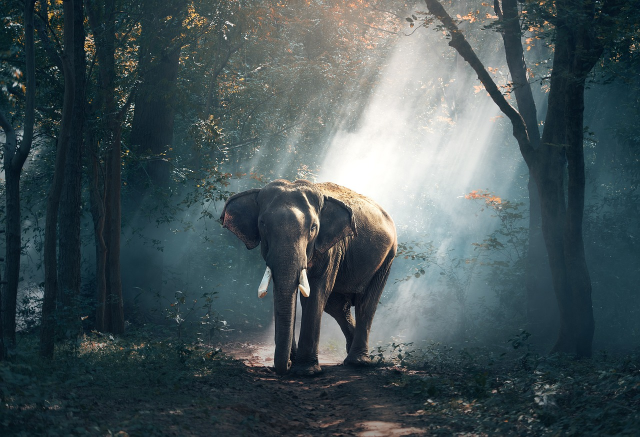
#> input picture pic2.jpg, 1280 x 873 px (shown at 1/2 size)
$ jupyter execute day9jp.ipynb
#> lines starting #> are read from the running program, lines starting #| are printed output that depends on the picture; after the words box and inside, x2 and y2 are one past the last pixel; in counts of white or black regions, pixels touching at a corner belong together
[cell 1]
import cv2
import skimage as ski
import matplotlib.pyplot as plt

Image type conversion
> color image to grayscale

>to binary

geometric transformation
>cropping

>scaling

>rotation

image arthmetic /brightness, contrast adjustment
>addition

>subtraction

>multiplication

>division

>brightness and contrast adjustment

>Filteration -> Blurring/Sharpening

morpholory

    #Structuring Element
    # Dilation
    # Erosion
    # Closing
    # Opening
    # Removing Small Holes
    # Removing Small Objects
    # Region Properties

>

fearture detection
>   #Feature Detection -> Extraction
    # Feature Matching

[cell 2]
img1= plt.imread("pic2.jpg")
#> img1 is the input picture: shape (873, 1280, 3); mean R, G, B 70.4, 84.7, 88.3
plt.imshow(img1[:,:,::-1])
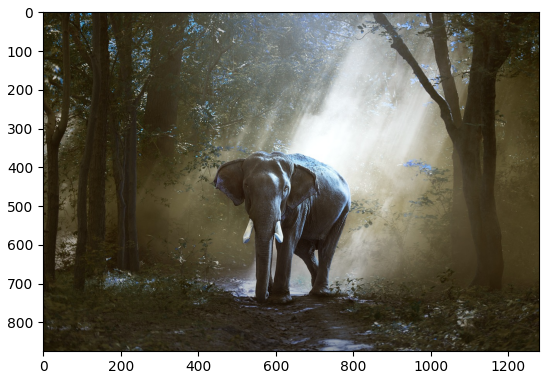
#> figure drawn by matplotlib, 1 panel; B, G, R data is drawn as R, G, B

[cell 3]
img_gray=cv2.cvtColor(img1,cv2.COLOR_BGR2GRAY)
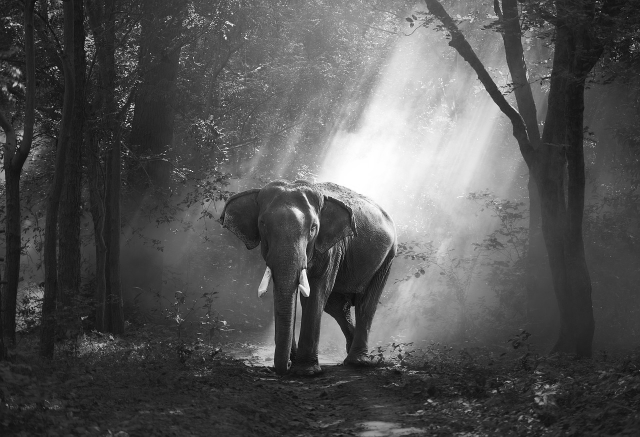
#> img_gray: shape (873, 1280) (shown at 1/2 size); min 0, max 255, mean 84.1
img_gray.shape
#> Out = (873, 1280)

[cell 4]
plt.imshow(img_gray,cmap='gray')

[cell 5]
th ,img_bin=cv2.threshold(img_gray,100,255,cv2.THRESH_BINARY)
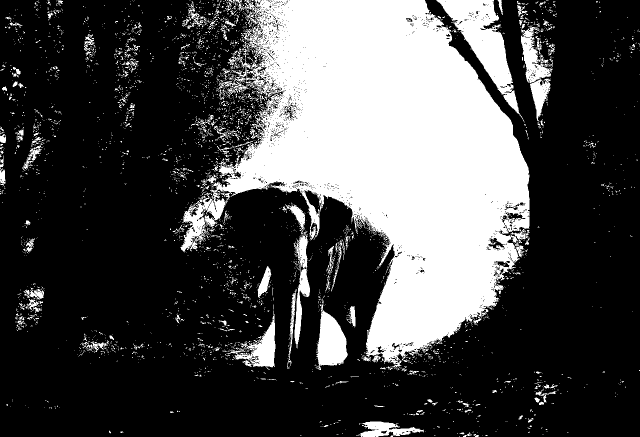
#> img_bin: shape (873, 1280) (shown at 1/2 size); 28.7% white; 3699 white regions (3495 under 20 px), largest, box (x1, y1, x2, y2) and area: (361, 0, 1060, 741) 262764, (872, 0, 1049, 243) 12801, (630, 608, 696, 740) 4930
img_bin.shape
#> Out = (873, 1280)

[cell 6]
plt.imshow(img_bin,cmap='gray')

[cell 7]
#image cropping
plt.imshow(img1[300:700,400:800,::-1])

[cell 8]
x,y,w,h=(50,150,100,140)

plt.imshow(img1[y:y+h,x:x+w,::-1])
plt.show()
x1,y1,x2,y2=(50,150,270,230)
plt.imshow(img1[y1:y2,x1:x2,::-1])
plt.show()
y1,x1,y2,x2 = (50,150, 270, 210)
plt.subplot(1,3,3)
plt.imshow(img1[y1:y2, x1:x2, ::-1])

[cell 9]
# image scaling
img_large=cv2.resize(img1,(1500,1500),interpolation=cv2.INTER_CUBIC)
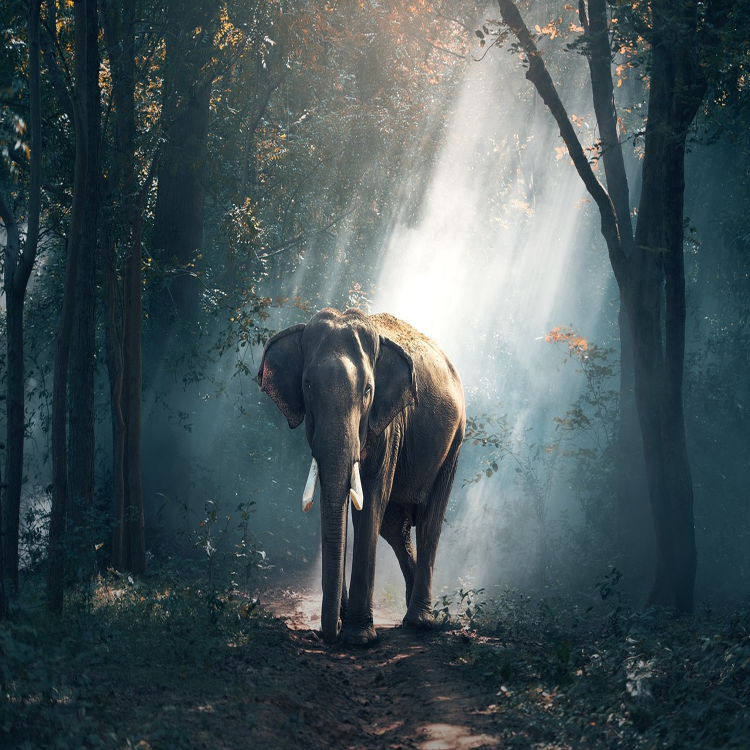
#> img_large: shape (1500, 1500, 3) (shown at 1/2 size); mean R, G, B 70.4, 84.7, 88.3
plt.imshow(img_large[:,:,::-1])
img_large.shape
#> Out = (1500, 1500, 3)

[cell 10]
img_small=cv2.resize(img1,(150,150),interpolation=cv2.INTER_CUBIC)
plt.imshow(img_small[:,:,::-1])
img_small.shape
#> Out = (150, 150, 3)

[cell 11]
img_small=cv2.resize(img1,(0,0), fx=0.25,fy=0.25,interpolation=cv2.INTER_CUBIC)
#> img_small: shape (218, 320, 3)
plt.imshow(img_small[:,:,::-1])
img_small.shape
#> Out = (218, 320, 3)

[cell 12]
# image rotate
img_90=cv2.rotate(img1,cv2.ROTATE_90_CLOCKWISE)
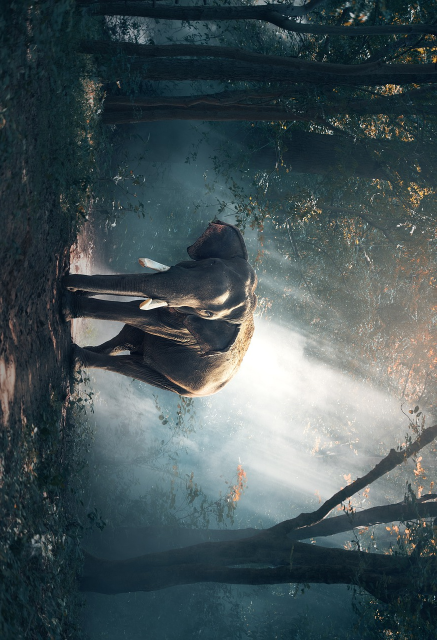
#> img_90: shape (1280, 873, 3) (shown at 1/2 size); mean R, G, B 70.4, 84.7, 88.3
plt.imshow(img_90[:,:,::-1])

[cell 13]
rot_mat = cv2.getRotationMatrix2D(
    center=(img1.shape[1]//2,img1.shape[0]//2),
    angle=-30, scale = 1)
img_x = cv2.warpAffine(
    img1, rot_mat, dsize=(img1.shape[1], img1.shape[0]),
    flags=cv2.INTER_LINEAR
)
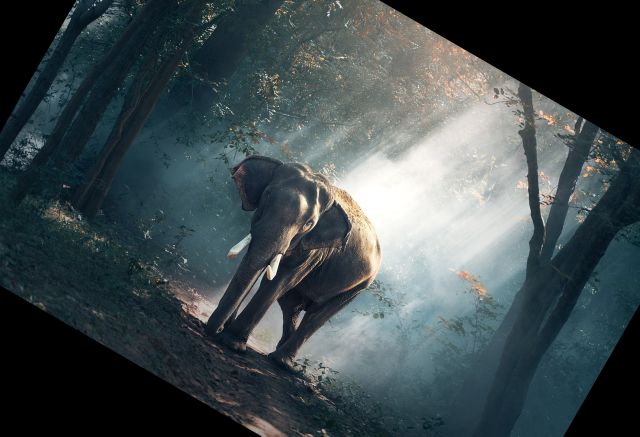
#> img_x: shape (873, 1280, 3) (shown at 1/2 size); mean R, G, B 65.3, 76.5, 79.1
plt.imshow(img_x[:,:,::-1]); plt.show()
#> after `plt.imshow(img_x[:, :, ::-1])`:
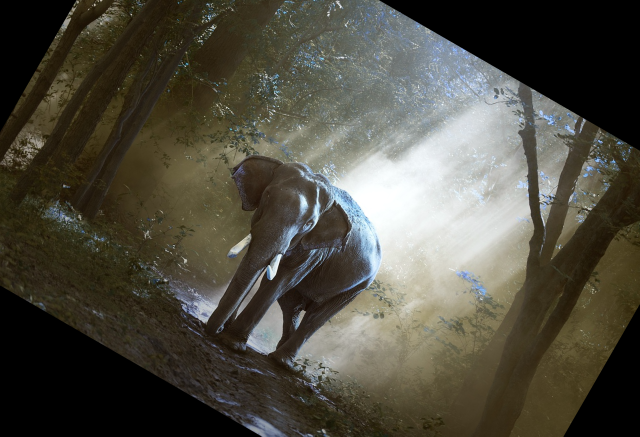
#> shown: shape (873, 1280, 3) (shown at 1/2 size); mean R, G, B 79.1, 76.5, 65.3

img_x = ski.transform.rotate(img1, -30)
plt.imshow(img_x[:,:,::-1])

[cell 14]
plt.subplot(1,3,1)
plt.title('Original')
plt.imshow(img1[:,:,::-1]); plt.axis('off')

plt.subplot(1,3,2)
plt.title('Brightened')
plt.imshow(cv2.add(img1[:,:,::-1], 20)); plt.axis('off')

plt.subplot(1,3,3)
plt.title('Darkened')
plt.imshow(cv2.subtract(img1[:,:,::-1], 20)); plt.axis('off')
#> figure, not shown here; B, G, R data is drawn as R, G, B

[cell 15]
plt.subplot(1,3,1)
plt.title('Original')
plt.imshow(img1[:,:,::-1]); plt.axis('off')

plt.subplot(1,3,2)
plt.title('Contrast +')
plt.imshow(cv2.multiply(img1[:,:,::-1], 1.1)); plt.axis('off')

plt.subplot(1,3,3)
plt.title('Contrast -')
plt.imshow(cv2.divide(img1[:,:,::-1], 1.5)); plt.axis('off')
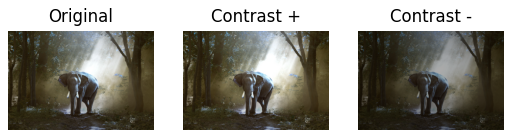
#> figure drawn by matplotlib, 3 panels; B, G, R data is drawn as R, G, B

[cell 16]
# alpha -> Contrast,  beta -> Brightness
img_cntbrt = cv2.convertScaleAbs(
    img1, alpha = 1.25, beta = 0
)
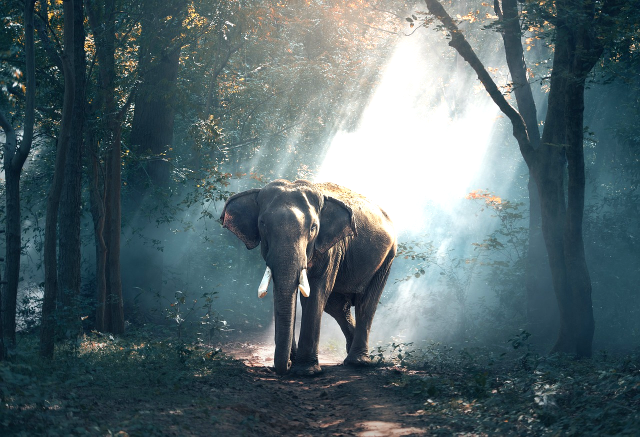
#> img_cntbrt: shape (873, 1280, 3) (shown at 1/2 size); mean R, G, B 85.6, 103.7, 108.5
plt.imshow(img_cntbrt[:,:,::-1])
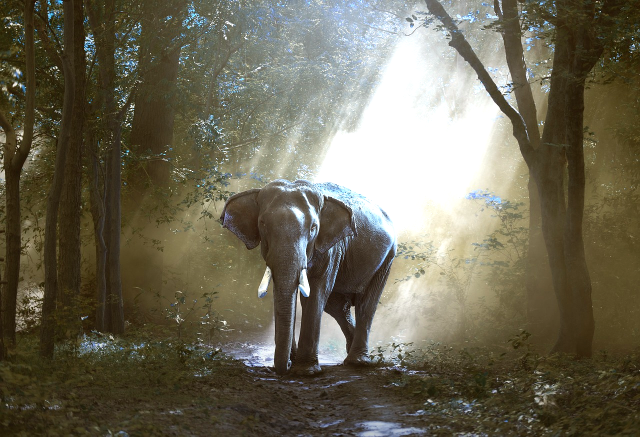
#> shown: shape (873, 1280, 3) (shown at 1/2 size); mean R, G, B 108.5, 103.7, 85.6

$ run again, with pic1.jpg copied over pic2.jpg
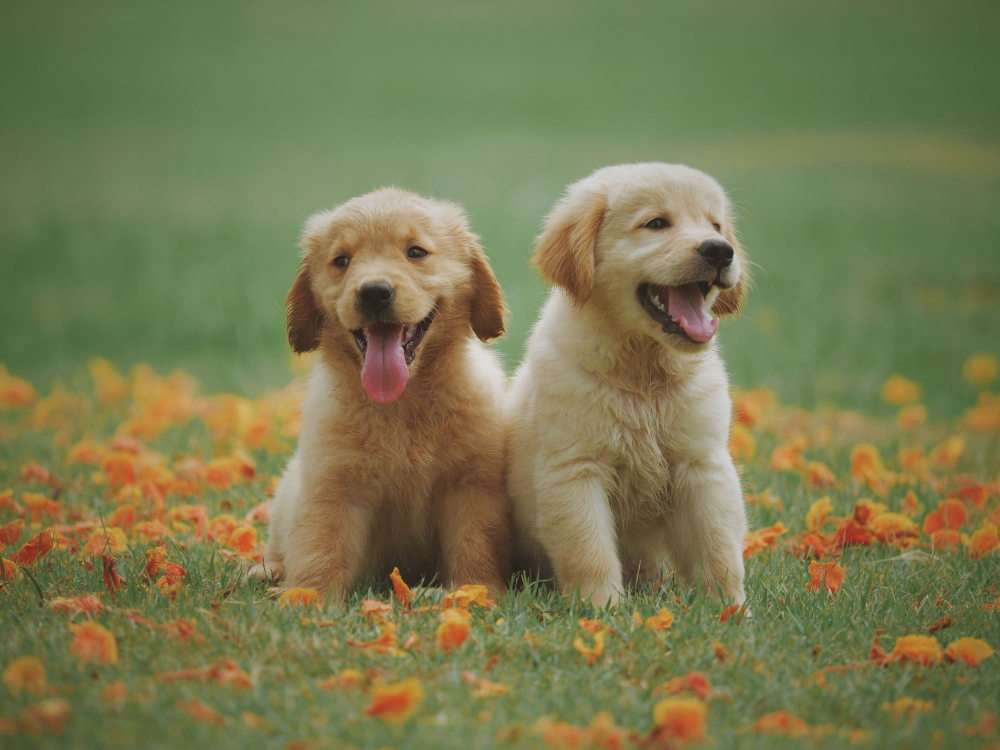
#> input picture pic1.jpg, 2000 x 1500 px (shown at 1/2 size)
#> img1 is the input picture: shape (1500, 2000, 3); mean R, G, B 120.8, 121.7, 80
#> `th ,img_bin=cv2.threshold(img_gray,100,255,cv2.THRESH_BINARY)`:
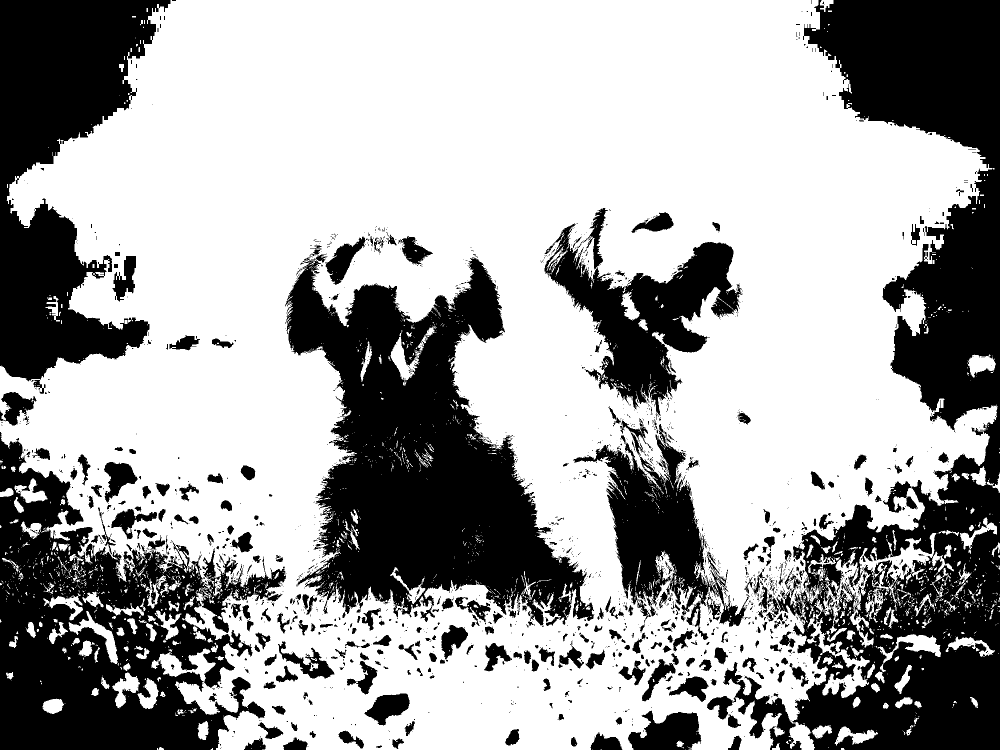
#> img_bin: shape (1500, 2000) (shown at 1/2 size); 64.6% white; 2013 black regions (1618 under 20 px), largest, box (x1, y1, x2, y2) and area: (1584, 0, 2000, 1500) 316416, (570, 515, 1188, 1252) 221618, (0, 864, 572, 1500) 170275
#> `[cell 16]`:
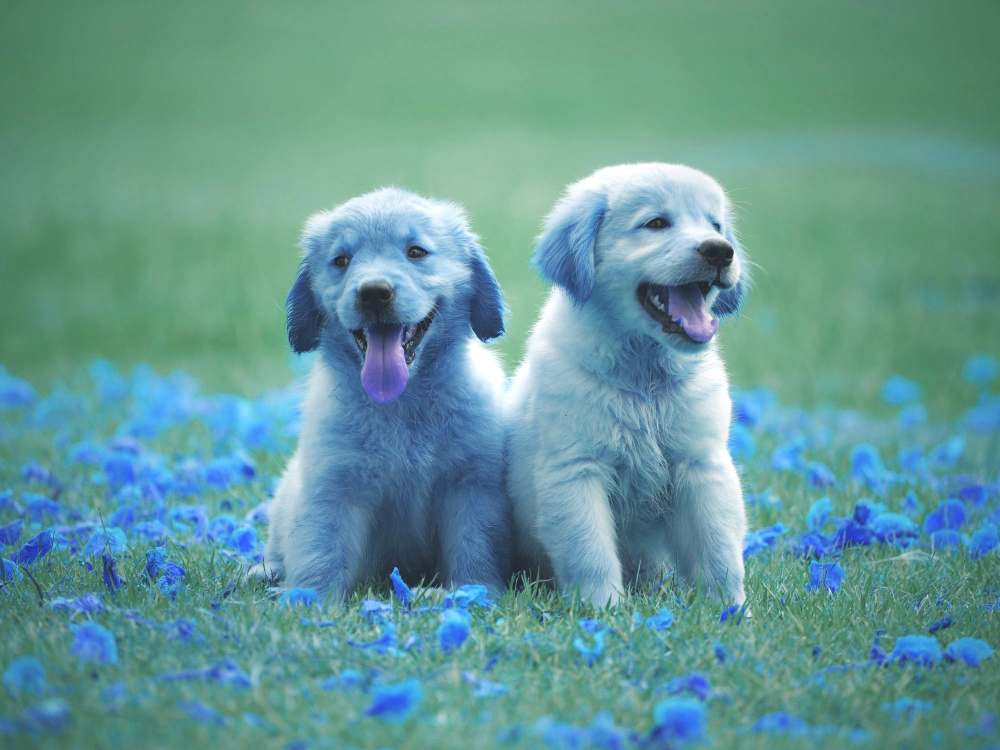
#> shown: shape (1500, 2000, 3) (shown at 1/2 size); mean R, G, B 100, 152.1, 150.9

$ run again, with pic3.jpg copied over pic2.jpg
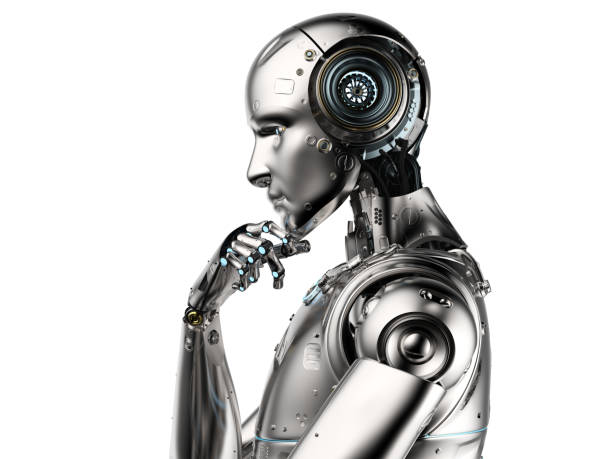
#> input picture pic3.jpg, 612 x 459 px
#> img1 is the input picture: shape (459, 612, 3); mean R, G, B 211.1, 210.8, 210.3
#> img_bin: shape (459, 612); 85.4% white; 176 black regions (150 under 20 px), largest, box (x1, y1, x2, y2) and area: (232, 15, 489, 437) 27859, (178, 224, 261, 459) 6131, (356, 304, 455, 459) 4193
#> `[cell 16]`:
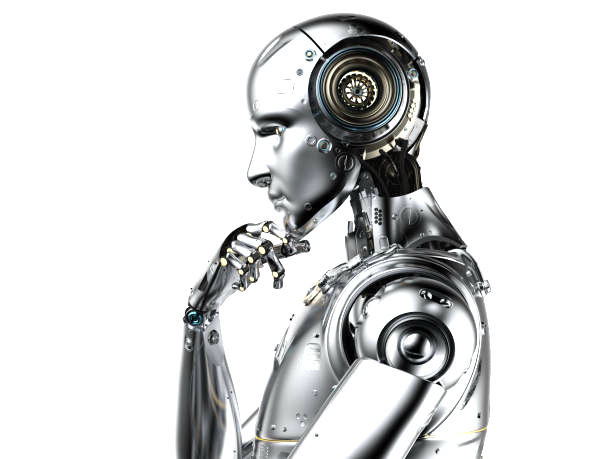
#> shown: shape (459, 612, 3); mean R, G, B 217.9, 218.5, 218.6
